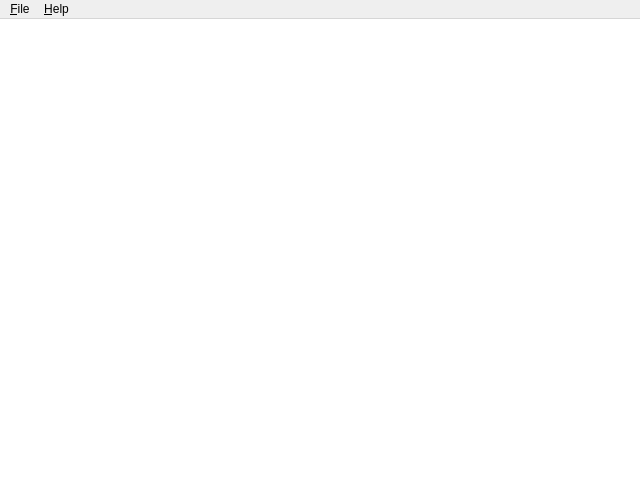
<?xml version="1.0" encoding="UTF-8"?>
<ui version="4.0">
 <class>MainWindow</class>
 <widget class="QMainWindow" name="MainWindow">
  <property name="geometry">
   <rect>
    <x>0</x>
    <y>0</y>
    <width>640</width>
    <height>480</height>
   </rect>
  </property>
  <property name="windowTitle">
   <string>Smart Sweepers</string>
  </property>
  <widget class="QWidget" name="centralwidget">
   <layout class="QGridLayout" name="gridLayout">
    <property name="margin">
     <number>0</number>
    </property>
    <item row="0" column="0">
     <widget class="QGraphicsView" name="graphicsView">
      <property name="frameShape">
       <enum>QFrame::NoFrame</enum>
      </property>
      <property name="interactive">
       <bool>false</bool>
      </property>
      <property name="renderHints">
       <set>QPainter::Antialiasing|QPainter::TextAntialiasing</set>
      </property>
     </widget>
    </item>
   </layout>
  </widget>
  <widget class="QMenuBar" name="menubar">
   <property name="geometry">
    <rect>
     <x>0</x>
     <y>0</y>
     <width>640</width>
     <height>22</height>
    </rect>
   </property>
   <widget class="QMenu" name="menuFile">
    <property name="title">
     <string>&amp;File</string>
    </property>
    <addaction name="actionStart"/>
    <addaction name="actionStop"/>
    <addaction name="actionPause"/>
    <addaction name="separator"/>
    <addaction name="actionStatistics"/>
    <addaction name="actionPreferences"/>
    <addaction name="separator"/>
    <addaction name="actionQuit"/>
   </widget>
   <widget class="QMenu" name="menuHelp">
    <property name="title">
     <string>&amp;Help</string>
    </property>
    <addaction name="actionAboutQt"/>
   </widget>
   <addaction name="menuFile"/>
   <addaction name="menuHelp"/>
  </widget>
  <action name="actionAboutQt">
   <property name="icon">
    <iconset theme="help-about"/>
   </property>
   <property name="text">
    <string>About Qt</string>
   </property>
  </action>
  <action name="actionQuit">
   <property name="icon">
    <iconset theme="application-exit">
     <normaloff/>
    </iconset>
   </property>
   <property name="text">
    <string>&amp;Quit</string>
   </property>
   <property name="shortcut">
    <string>Ctrl+Q</string>
   </property>
  </action>
  <action name="actionPreferences">
   <property name="text">
    <string>&amp;Preferences...</string>
   </property>
   <property name="shortcut">
    <string>Ctrl+P</string>
   </property>
  </action>
  <action name="actionStart">
   <property name="icon">
    <iconset theme="media-playback-start">
     <normaloff/>
    </iconset>
   </property>
   <property name="text">
    <string>&amp;Start</string>
   </property>
   <property name="shortcut">
    <string>Ctrl+S</string>
   </property>
  </action>
  <action name="actionStop">
   <property name="icon">
    <iconset theme="media-playback-stop">
     <normaloff/>
    </iconset>
   </property>
   <property name="text">
    <string>&amp;Stop</string>
   </property>
   <property name="shortcut">
    <string>Ctrl+S</string>
   </property>
  </action>
  <action name="actionPause">
   <property name="checkable">
    <bool>true</bool>
   </property>
   <property name="icon">
    <iconset theme="media-playback-pause">
     <normaloff/>
    </iconset>
   </property>
   <property name="text">
    <string>P&amp;ause</string>
   </property>
   <property name="shortcut">
    <string>Space</string>
   </property>
  </action>
  <action name="actionStatistics">
   <property name="text">
    <string>S&amp;tatistics...</string>
   </property>
   <property name="shortcut">
    <string>F12</string>
   </property>
  </action>
 </widget>
 <resources/>
 <connections>
  <connection>
   <sender>actionQuit</sender>
   <signal>triggered()</signal>
   <receiver>MainWindow</receiver>
   <slot>close()</slot>
   <hints>
    <hint type="sourcelabel">
     <x>-1</x>
     <y>-1</y>
    </hint>
    <hint type="destinationlabel">
     <x>319</x>
     <y>239</y>
    </hint>
   </hints>
  </connection>
 </connections>
</ui>
